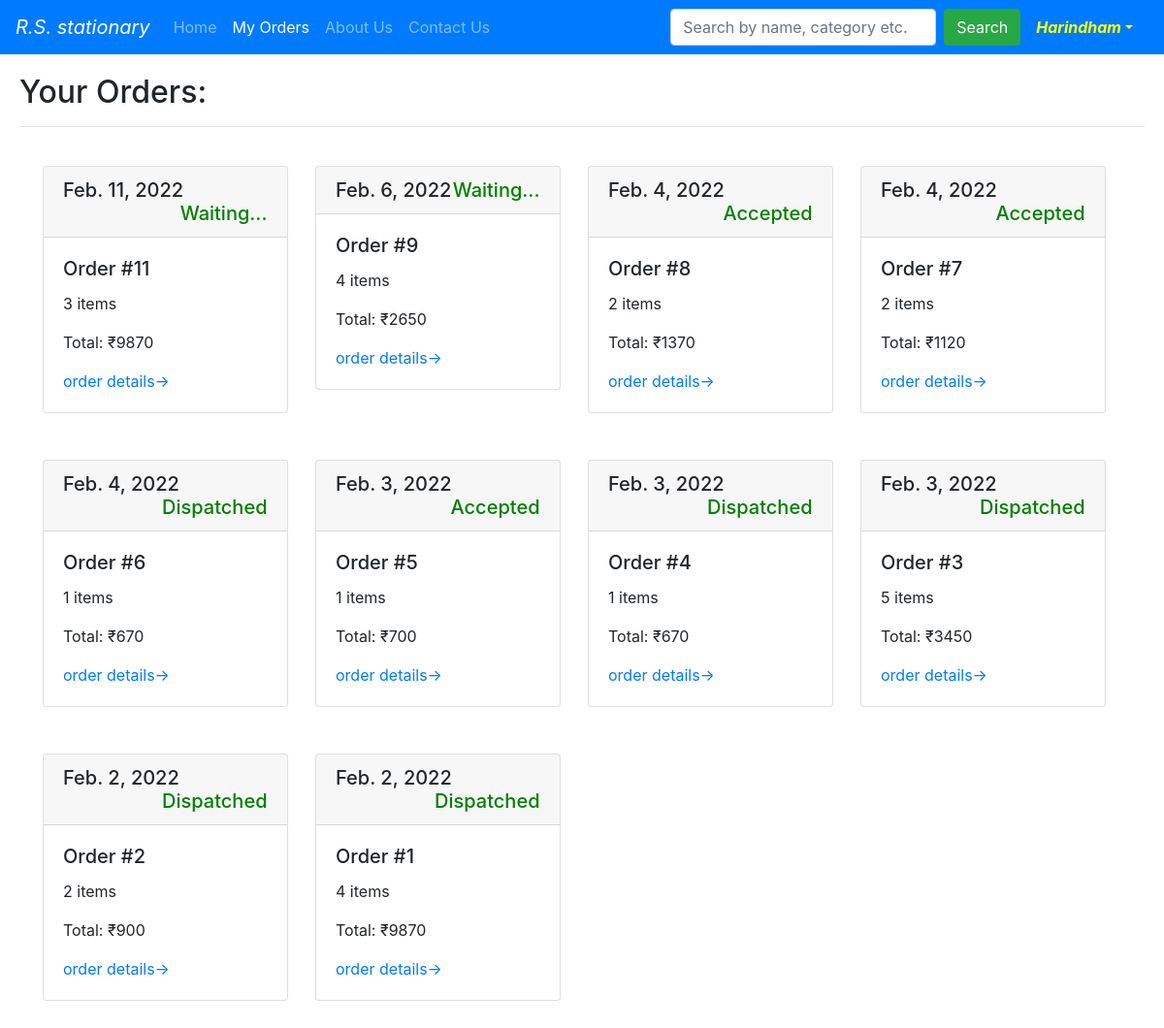
The app's page /myorders (signed in), older data.
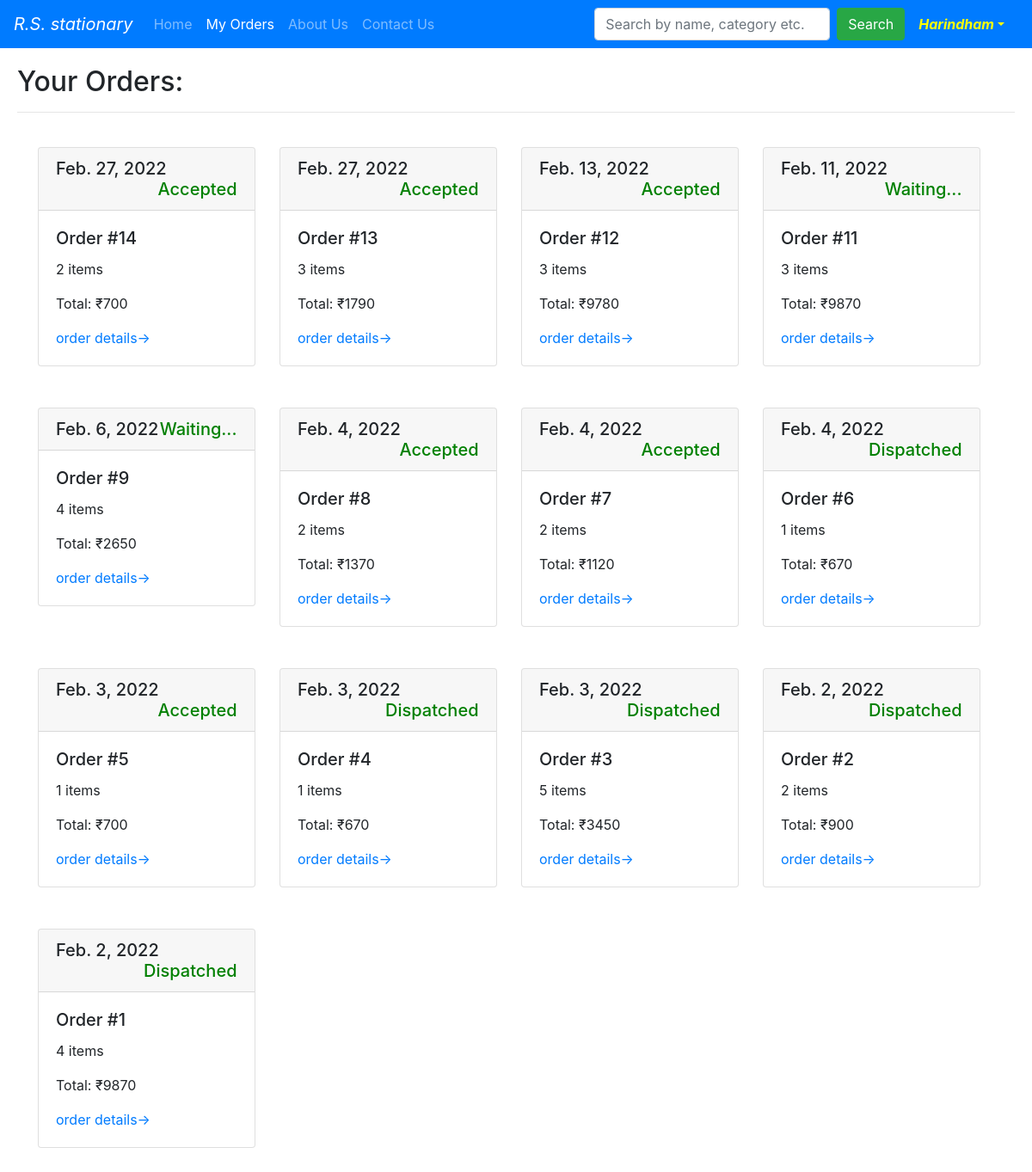
The same page, newer data.
### blog/models.py (models this page shows)
class Order(models.Model):
    email = models.EmailField(max_length = 254)
    itemdetails = models.TextField()
    firstname = models.CharField(max_length=100)
    lastname = models.CharField(max_length=100)
    address = models.TextField()
    phonenumber = models.IntegerField()
    totalprice = models.IntegerField()
    noofitems = models.IntegerField()
    status = models.CharField(max_length=100)
    timeoforder = models.DateField(auto_now_add=True)

### blog/views.py (the view)
# urls.py: path('myorders',views.myorders,name='blog-myorders'),
def myorders(request):
    allorders=Order.objects.filter(email=request.user.email).order_by('-id')
    dic={}
    for index in allorders:
        dic[index.id]=json.loads(index.itemdetails)
    print(dic)
    return render(request,'myorders.html',{'allorders':allorders,'dic':dic})

### templates/myorders.html (shortened to what this page needs)
{% extends 'base.html' %}
    {% block activemyorders %} active {% endblock %}
{% block body %}
<div id="main-content">
    <h2>Your Orders:</h2>
    <hr>
    <div class="container-fluid">
    {% for order in allorders %}
        <div class="col-xs-3 col-sm-3 col-md-3">
            <div class="card my-4">
                <h5 class="card-header">{{order.timeoforder}}<span id="orderstatus_{{order.id}}" style="float:right; color: green;">{{order.status}}</span></h5>
                <div class="card-body">
                <h5 class="card-title">Order #{{order.id}}</h5>
                <p class="card-text">{{order.noofitems}} items</p>
                <p class="card-text">Total: &#8377;{{order.totalprice}}</p>
                <a href="#" class="">order details&#8594;</a>
                </div>
            </div>
        </div>
    {% endfor %}
    </div>
</div>
{% endblock %}

### templates/base.html (shortened to what this page needs)
<!doctype html>
<html lang="en">
  <head>
    <link rel="stylesheet" href="https://maxcdn.bootstrapcdn.com/bootstrap/4.0.0/css/bootstrap.min.css">
  </head>
  <body>
    <nav class="navbar navbar-expand-lg navbar-dark bg-primary">
      <a class="navbar-brand" href="/aboutus"><i>R.S. stationary</i></a>
      <div class="collapse navbar-collapse" id="navbarSupportedContent">
        <ul class="navbar-nav mr-auto">
          <li class="nav-item {% block activehome %}{% endblock %}">
            <a class="nav-link" href="/">Home</a>
          </li>
          <li id="myorderbtn" class="nav-item {% block activemyorders %}{% endblock %}">
            <a class="nav-link" href="/myorders">My Orders</a>
          </li>
          <li class="nav-item {% block activeaboutus %}{% endblock %}">
            <a class="nav-link" href="/aboutus">About Us</a>
          </li>
          <li class="nav-item {% block activecontactus %}{% endblock %}">
            <a class="nav-link" href="/contactus">Contact Us</a>
          </li>
          <li class="nav-item">
          </li>
        </ul>
        <form class="form-inline my-2 my-lg-0" action="/searchpage" method="POST">
          <input class="form-control mr-sm-2" type="search" placeholder="Search by name, category etc." aria-label="Search" name="searchitem">
          <button class="btn btn-success my-2 my-sm-0" type="submit">Search</button>
        </form>
        <div class=" dropdown">
          <a class="dropdown-toggle mx-3" id="welcomeuser" role="button" href="#" data-toggle="dropdown"  aria-haspopup="true" aria-expanded="false">
          </a>
        </div>
    </div>
    </nav>
    {% block body %} {% endblock %}
  </body>
</html>

Row changes from the older to the newer data that the page shows:
added Order: timeoforder "Feb. 27, 2022", status "Accepted", id "14", noofitems "2", totalprice "700"
added Order: timeoforder "Feb. 27, 2022", status "Accepted", id "13", noofitems "3", totalprice "1790"
added Order: timeoforder "Feb. 13, 2022", status "Accepted", id "12", noofitems "3", totalprice "9780"
